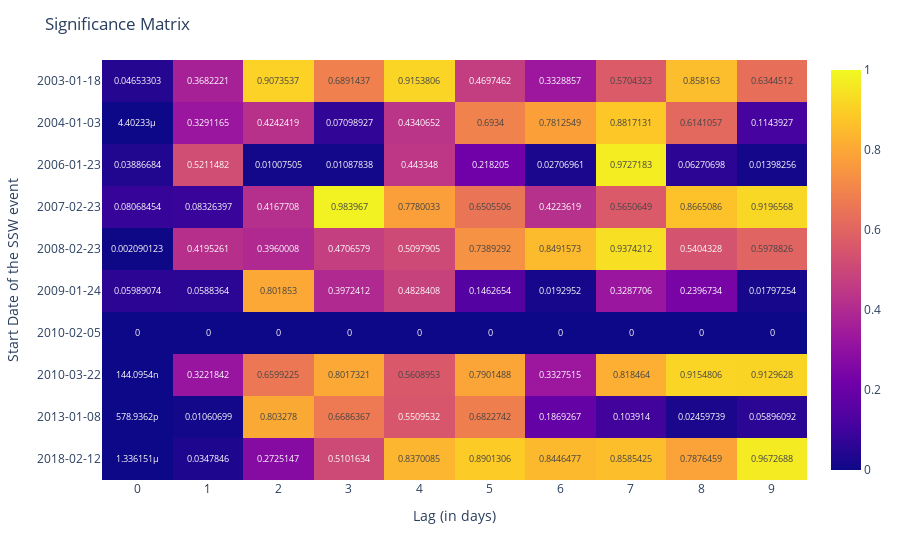

The code cell stored with this chart in its notebook:
### Code cell
# =================================================================================================
# Plot p values for each identifier (SSW starte date) and lag
# =================================================================================================

import plotly.express as px

dates = main_params_df['identifier'].unique()
dates.sort()

fig = px.imshow(coefs_arr_se, text_auto=True, aspect="auto")

# add title to the figure
# Add row labels to the figure
tickvals = list(enumerate(dates))

fig.update_layout(
    title="Significance Matrix",
    yaxis=dict(
        tickmode='array', 
        tickvals=np.arange(len(dates)),
        ticktext=dates,
        title='Start Date of the SSW event'
    ),
    xaxis=dict(
        tickmode='array',
        tickvals=np.arange(np.shape(coefs_arr_se)[1]),
        title='Lag (in days)'
    ),
        coloraxis=dict(
        cmin=0,
        cmax=1
    )
)

fig.show()

### Figure 1 — Plotly figure (JSON) as saved in the notebook; plotly's stock layout.template omitted (floating-point values rounded to 4 significant figures)
{"data": [{"coloraxis": "coloraxis", "hovertemplate": "x: %{x}<br>y: %{y}<br>color: %{z}<extra></extra>", "name": "0", "texttemplate": "%{z}", "type": "heatmap", "xaxis": "x", "yaxis": "y", "z": [[0.04653, 0.3682, 0.9074, 0.6891, 0.9154, 0.4697, 0.3329, 0.5704, 0.8582, 0.6345], [4.402e-06, 0.3291, 0.4242, 0.07099, 0.4341, 0.6934, 0.7813, 0.8817, 0.6141, 0.1144], [0.03887, 0.5211, 0.01008, 0.01088, 0.4433, 0.2182, 0.02707, 0.9727, 0.06271, 0.01398], [0.08068, 0.08326, 0.4168, 0.984, 0.778, 0.6506, 0.4224, 0.5651, 0.8665, 0.9197], [0.00209, 0.4195, 0.396, 0.4707, 0.5098, 0.7389, 0.8492, 0.9374, 0.5404, 0.5979], [0.05989, 0.05884, 0.8019, 0.3972, 0.4828, 0.1463, 0.0193, 0.3288, 0.2397, 0.01797], [0, 0, 0, 0, 0, 0, 0, 0, 0, 0], [1.441e-07, 0.3222, 0.6599, 0.8017, 0.5609, 0.7901, 0.3328, 0.8185, 0.9155, 0.913], [5.789e-10, 0.01061, 0.8033, 0.6686, 0.551, 0.6823, 0.1869, 0.1039, 0.0246, 0.05896], [1.336e-06, 0.03478, 0.2725, 0.5102, 0.837, 0.8901, 0.8446, 0.8585, 0.7876, 0.9673]]}], "layout": {"coloraxis": {"cmax": 1, "cmin": 0, "colorscale": [[0, "#0d0887"], [0.1111, "#46039f"], [0.2222, "#7201a8"], [0.3333, "#9c179e"], [0.4444, "#bd3786"], [0.5556, "#d8576b"], [0.6667, "#ed7953"], [0.7778, "#fb9f3a"], [0.8889, "#fdca26"], [1, "#f0f921"]]}, "margin": {"t": 60}, "title": {"text": "Significance Matrix"}, "xaxis": {"anchor": "y", "domain": [0, 1], "tickmode": "array", "tickvals": [0, 1, 2, 3, 4, 5, 6, 7, 8, 9], "title": {"text": "Lag (in days)"}}, "yaxis": {"anchor": "x", "autorange": "reversed", "domain": [0, 1], "tickmode": "array", "ticktext": ["2003-01-18", "2004-01-03", "2006-01-23", "2007-02-23", "2008-02-23", "2009-01-24", "2010-02-05", "2010-03-22", "2013-01-08", "2018-02-12"], "tickvals": [0, 1, 2, 3, 4, 5, 6, 7, 8, 9], "title": {"text": "Start Date of the SSW event"}}}}
